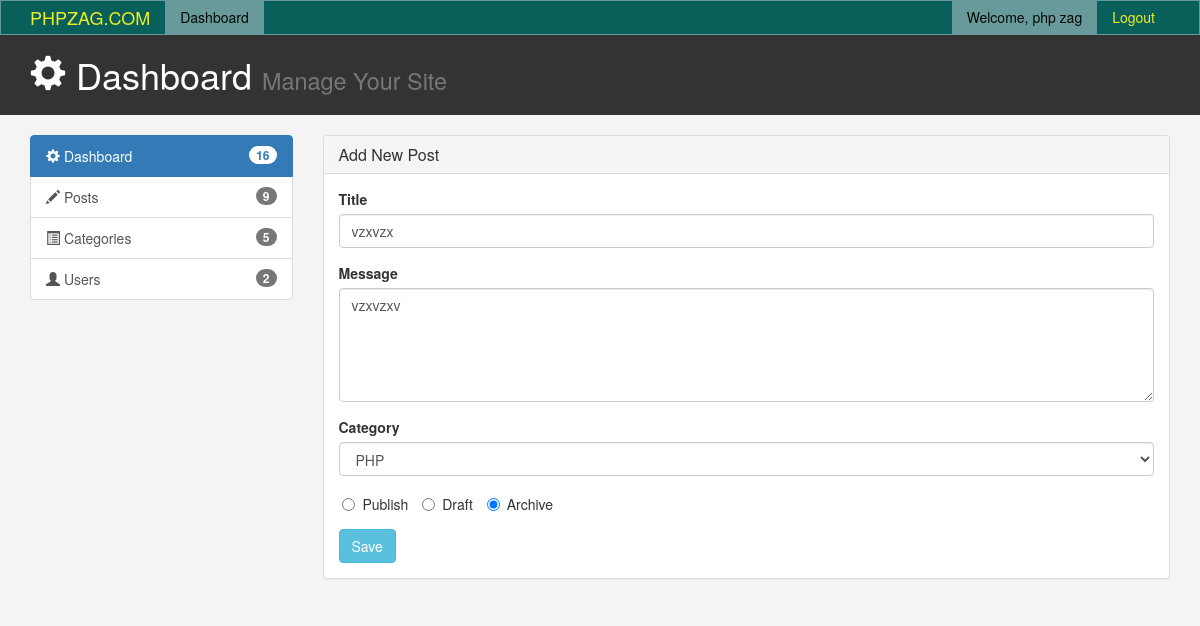
/admin/compose_post.php?id=5 (signed in), run on the app's committed database.
### tables this page shows
CREATE TABLE `cms_posts` (
  `id` int(11) NOT NULL,
  `title` text NOT NULL,
  `message` text NOT NULL,
  `category_id` int(11) NOT NULL,
  `userid` int(11) NOT NULL,
  `status` enum('published','draft','archived','') NOT NULL DEFAULT 'published',
  `created` datetime NOT NULL,
  `updated` datetime NOT NULL DEFAULT current_timestamp()
);

### admin/class/Post.php (called while the page is built, shortened)
<?php
class Post {
	private $postTable = 'cms_posts';
	private $categoryTable = 'cms_category';
	private $conn;
	public function __construct($db){
        $this->conn = $db;
    }
	public function getPost(){
		if($this->id) {
			$sqlQuery = "
				SELECT p.id, p.title, p.message, p.category_id, p.status, p.created, p.updated, c.name
				FROM ".$this->postTable." p
				LEFT JOIN ".$this->categoryTable." c ON c.id = p.category_id
				WHERE p.id = ? ";
			$stmt = $this->conn->prepare($sqlQuery);
			$stmt->bind_param("i", $this->id);
			$stmt->execute();
			$result = $stmt->get_result();
			$post = $result->fetch_assoc();
			return $post;
		}
	}
	public function getCategories(){
		$sqlQuery = "
			SELECT id, name
			FROM ".$this->categoryTable;
		$stmt = $this->conn->prepare($sqlQuery);
		$stmt->execute();
		$result = $stmt->get_result();
		return $result;
	}
}
?>

### admin/compose_post.php (the view, shortened to what this page needs)
<?php
include_once 'config/Database.php';
include_once 'class/Post.php';
$database = new Database();
$db = $database->getConnection();
$post = new Post($db);
$categories = $post->getCategories();
$post->id = (isset($_GET['id']) && $_GET['id']) ? $_GET['id'] : '0';
$postdetails = $post->getPost();
include('inc/header.php');
?>
<link rel="stylesheet" href="css/dataTables.bootstrap.min.css" />
<link href="css/style.css" rel="stylesheet" type="text/css" >
</head>
<body>
<?php include "menus.php"; ?>
<header id="header">
	<div class="container">
		<div class="row">
			<div class="col-md-10">
				<h1><span class="glyphicon glyphicon-cog" aria-hidden="true"></span> Dashboard <small>Manage Your Site</small></h1>
			</div>
			<br>
		</div>
	</div>
</header>
<br>
<section id="main">
	<div class="container">
		<div class="row">
			<?php include "left_menus.php"; ?>
			<div class="col-md-9">
				<div class="panel panel-default">
				  <div class="panel-heading">
					<h3 class="panel-title">Add New Post</h3>
				  </div>
				  <div class="panel-body">
					<form method="post" id="postForm">
						<div class="form-group">
							<label for="title" class="control-label">Title</label>
							<input type="text" class="form-control" id="title" name="title" value="<?php echo $postdetails['title']; ?>" placeholder="Post title..">
						</div>
						<div class="form-group">
							<label for="lastname" class="control-label">Message</label>
							<textarea class="form-control" rows="5" id="message" name="message" placeholder="Post message.."><?php echo $postdetails['message']; ?></textarea>
						</div>
						<div class="form-group">
							<label for="sel1">Category</label>
							<select class="form-control" id="category" name="category">
							<?php
							while ($category = $categories->fetch_assoc()) {
								$selected = '';
								if($category['name'] ==$postdetails['name']) {
									$selected = 'selected=selected';
								}
								echo "<option value='".$category['id']."' $selected>".$category['name']."</option>";
							}
							?>
							</select>
						</div>
						<div class="form-group">
							<label class="radio-inline">
								<input type="radio" name="status" id="publish" value="published" <?php if($postdetails['status'] == 'published') { echo "checked";} ?>>Publish
							</label>
							<label class="radio-inline">
								<input type="radio" name="status" id="draft" value="draft" <?php if($postdetails['status'] == 'draft') { echo "checked";} ?>>Draft
							</label>
							<label class="radio-inline">
								<input type="radio" name="status" id="archived" value="archived" <?php if($postdetails['status'] == 'archived') { echo "checked";} ?>>Archive
							</label>
						</div>
						<input type="submit" name="savePost" id="savePost" class="btn btn-info" value="Save" />
					</form>
				  </div>
				</div>
			</div>
		</div>
	</div>
</section>
<?php include('inc/footer.php');?>

### admin/css/style.css (style rules this page uses)
body { background: #f4f4f4; }
#header { background: #333333; color: #ffffff; padding-bottom: 10px; margin-bottom: : 15px; }

### data on the page
cms_posts: title "vzxvzx", message "vzxvzxv", status "☐ Publish", status "☐ Draft", status "☑ Archive"

### other printed values
$_SESSION["name"] "php zag"
$post->totalPost()+$category->totalCategory()+$user->totalUser() "16"
$post->totalPost() "9"
$category->totalCategory() "5"
$user->totalUser() "2"
form field category "PHP"
